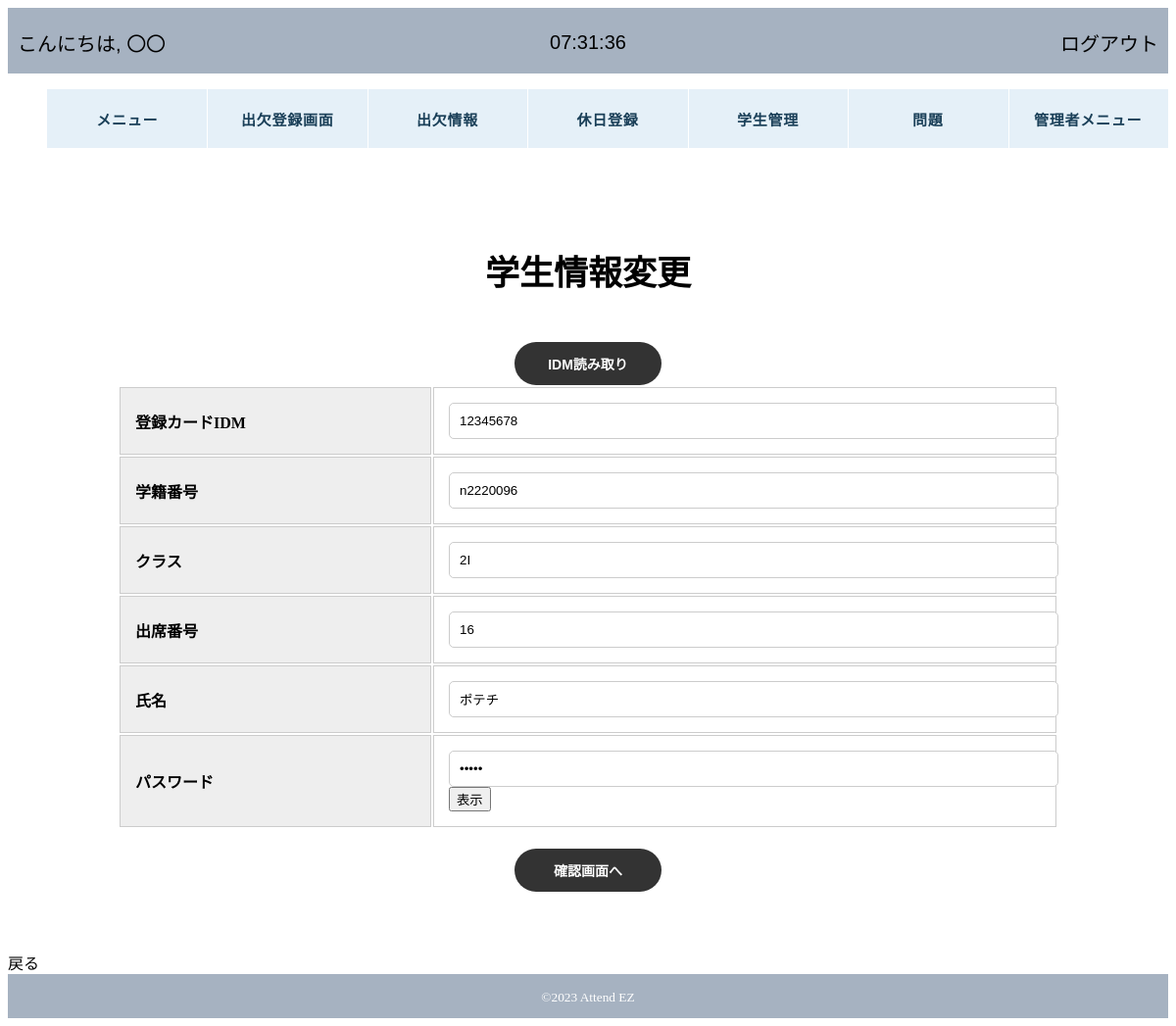
/attendez/students_modify.php?id=n2220096, run on the app's committed database.
### tables this page shows
CREATE TABLE IF NOT EXISTS `students_info` (
  `id` int(11) NOT NULL,
  `IDM` varchar(20) NOT NULL DEFAULT '',
  `student_number` varchar(255) NOT NULL,
  `class` varchar(11) NOT NULL,
  `attendance_number` int(3) NOT NULL,
  `name` varchar(255) NOT NULL,
  `password` varchar(255) NOT NULL
);

### attendez/students_modify.php (the view, shortened to what this page needs)
<?php
require 'header.php';
$pdo = new PDO('mysql:host=localhost;dbname=2023_attendez;charset=utf8', 'root', '');
$sql = $pdo->prepare('SELECT * FROM students_info WHERE student_number = ?');
try {
    $sql->execute([$_REQUEST['id']]);
    $row = $sql->fetch(PDO::FETCH_ASSOC);
} catch (PDOException $e) {
    die('エラー: ' . $e->getMessage());
}
if (isset($_SESSION['students_info']['name'])) {
    $IDM = $_SESSION['students_info']['IDM'];
    $studentNumber = $_SESSION['students_info']['student_number'];
    $class = $_SESSION['students_info']['class'];
    $attendanceNumber = $_SESSION['students_info']['attendance_number'];
    $name = $_SESSION['students_info']['name'];
    $password = $_SESSION['students_info']['password'];
}else{
    $IDM = $row['IDM'];
    $studentNumber = $row['student_number'];
    $class = $row['class'];
    $attendanceNumber = $row['attendance_number'];
    $name = $row['name'];
    $password = $row['password'];
}
?>
<div class="form">
<h1 class="form-title">学生情報変更</h1><br>
<form action="students_regist.php" method="POST">
    <input type="submit" name="idm_reading" class="form-submit" value="IDM読み取り">
</form>
<form action="students_modify_confirm.php" method="post">
    <table class="form-table">
        <tr>
            <th class="form-item">登録カードIDM</th>
            <td class="form-body"><input type="text" class="form-text" name="IDM" value="<?= htmlspecialchars($IDM) ?>"></td>
        </tr>
        <tr>
            <th class="form-item">学籍番号</th>
            <td class="form-body"><input type="text" class="form-text" name="student_number" value="<?= htmlspecialchars($studentNumber) ?>"></td>
        </tr>
        <tr>
            <th class="form-item">クラス</th>
            <td class="form-body"><input type="text" class="form-text" name="class" value="<?= htmlspecialchars($class) ?>"></td>
        </tr>
        <tr>
            <th class="form-item">出席番号</th>
            <td class="form-body"><input type="text" class="form-text" name="attendance_number" value="<?= htmlspecialchars($attendanceNumber) ?>"></td>
        </tr>
        <tr>
            <th class="form-item">氏名</th>
            <td class="form-body"><input type="text" class="form-text" name="name" value="<?= htmlspecialchars($name) ?>"></td>
        </tr>
        <tr>
            <div class="password-container">
                <th class="form-item">パスワード</th>
                <td class="form-body"><input type="password" class="form-text" id="passwordInput" name="password" value="<?= htmlspecialchars($password) ?>"><button type="button" id="showPasswordButton">表示</button></td>
            </div>
        </tr>
    </table>
    <input type="submit" class="form-submit" value="確認画面へ">
</form>
</div>
<a href="students_modify_select.php">戻る</a>
<?php require 'footer.php'; ?>

### attendez/style.css (style rules this page uses)
a { color: black; text-decoration: none; }
.form { width: 960px; margin: 0 auto; padding: 60px 0; }
.form-title { font-size: 35px; font-weight: bold; margin-bottom: 30px; text-align: center; }
.form-table { width: 100%; margin-bottom: 20px; }
.form-item, .form-body { padding: 15px; border: 1px solid #ccc; }
.form-item { text-align: left; width: 30%; background-color: #eee; }
.form-body { width: 60%; }
.form-text { width: 100%; padding: 10px; border-radius: 5px; border: 1px solid #ccc; appearance: none; -webkit-appearance: none; -moz-appearance: none; max-width: 600px; }
.form-submit { text-align: center; width: 150px; background-color: #333; color: #fff; font-weight: bold; display: block; margin: 0 auto; font-size: 14px; padding: 12px; border-radius: 100vh; border: none; appearance: none; -webkit-appearance: none; -moz-appearance: none; cursor: pointer; }

### data on the page
students_info: IDM "12345678", student_number "n2220096", class "2I", attendance_number "16", name "ポテチ"
